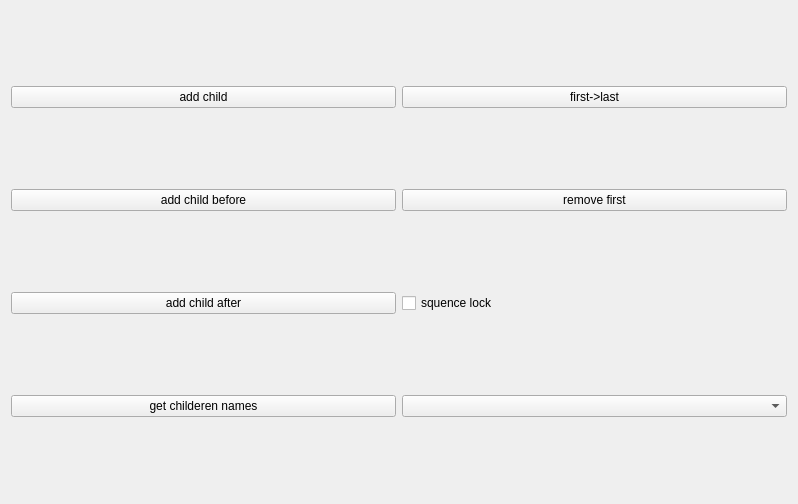
<?xml version="1.0" encoding="UTF-8"?>
<ui version="4.0">
 <class>test2ProgramNodeView</class>
 <widget class="QWidget" name="test2ProgramNodeView">
  <property name="geometry">
   <rect>
    <x>0</x>
    <y>0</y>
    <width>798</width>
    <height>504</height>
   </rect>
  </property>
  <property name="windowTitle">
   <string>PluginTestView</string>
  </property>
  <layout class="QGridLayout" name="gridLayout">
   <item row="1" column="1">
    <widget class="QPushButton" name="pushButton_5">
     <property name="text">
      <string>remove first</string>
     </property>
    </widget>
   </item>
   <item row="0" column="0">
    <widget class="QPushButton" name="pushButton">
     <property name="text">
      <string>add child</string>
     </property>
    </widget>
   </item>
   <item row="1" column="0">
    <widget class="QPushButton" name="pushButton_2">
     <property name="text">
      <string>add child before</string>
     </property>
    </widget>
   </item>
   <item row="0" column="1">
    <widget class="QPushButton" name="pushButton_4">
     <property name="text">
      <string>first-&gt;last</string>
     </property>
    </widget>
   </item>
   <item row="2" column="0">
    <widget class="QPushButton" name="pushButton_3">
     <property name="text">
      <string>add child after</string>
     </property>
    </widget>
   </item>
   <item row="2" column="1">
    <widget class="QCheckBox" name="checkBox">
     <property name="text">
      <string>squence lock</string>
     </property>
    </widget>
   </item>
   <item row="3" column="0">
    <widget class="QPushButton" name="pushButton_6">
     <property name="text">
      <string>get childeren names</string>
     </property>
    </widget>
   </item>
   <item row="3" column="1">
    <widget class="QComboBox" name="comboBox"/>
   </item>
  </layout>
 </widget>
 <resources/>
 <connections/>
</ui>
